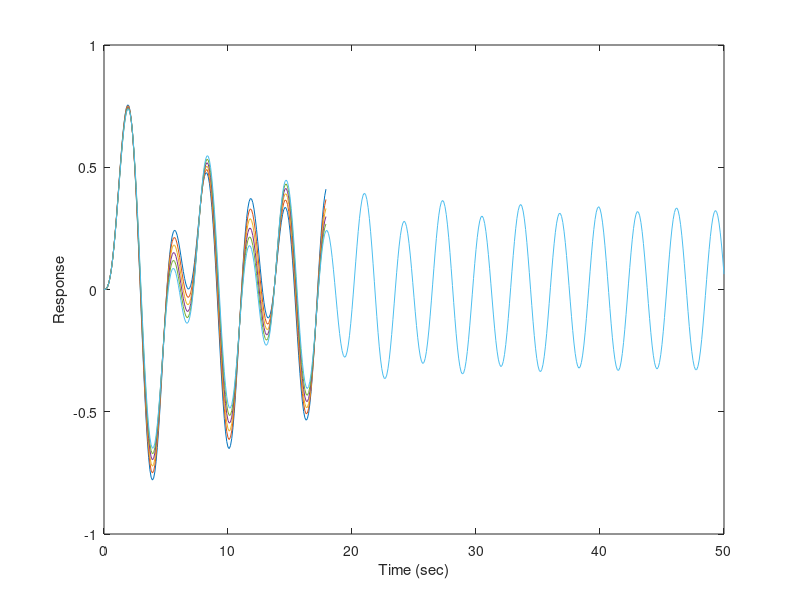
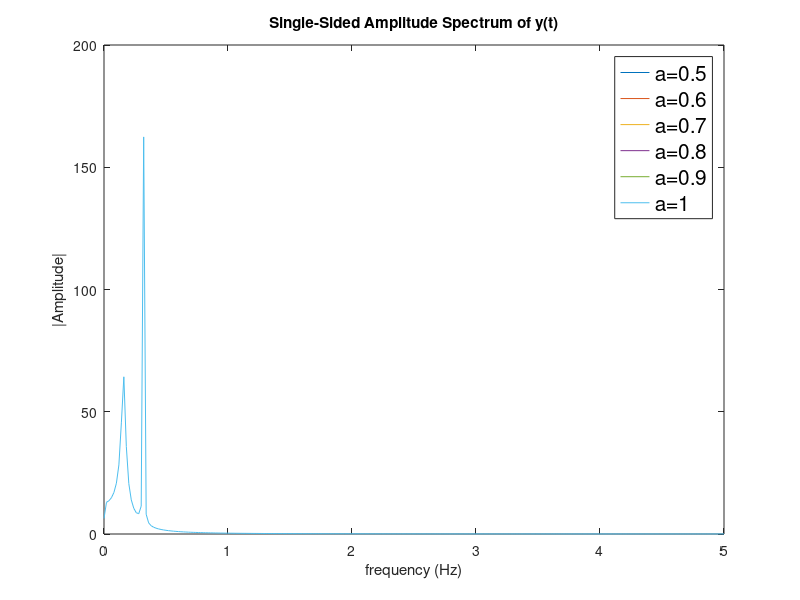

These figures' MATLAB source, in order:
%% mD^2x(t)+cD^ax(t)+kx(t)=F(t)
clc
clear all
%% Values of m, c, k, alpha, t0, T
m=1;
c=0.2;
k=1;
wn=sqrt(k/m);
t0=0;
T=50;
n=500;
h=(T-t0)/n;
A=1;
% for W=0:0.1:4
    % Forcing function
    W=2;
    F=A*sin(W*(t0:h:T));
    % Initial Conditions
    y(1)=0;
    y(2)=y(1)+(0*h);
%     a=0.5;
    for a=0.5:0.1:1
        warning('off','all');
        for j=1:n
            w(j)=((-1)^j)*((gamma(a+1))/((gamma(j+1))*(gamma(a-j+1))));
        end
        for i=3:n+1
            B=0;
            for j=2:i
                B=B+(w(j-1)*y(i+1-j));
            end
            y(i)=(((h^2*(F(i)-k*y(i-1)))+(m*(2*y(i-1)-y(i-2)))-(c*h^(2-a)*B))/(m+(c*(h^(2-a)))));
        end
%     % finding daf
%     z=y(((7*n)/8):n);
%     zmax=max(abs(z));
%     daf(single((100*W)+1))=((k/A)*(zmax));
% figure(1);
% r=(0:0.01:5)/wn;
% plot(r,daf);
    figure(5);
    plot(t0:h:T,y);
    xlabel('Time (sec)');
    ylabel('Response');
    hold on
%% finding timeperiod
%     [X,t]=findpeaks(y,t0:h:T);
%     Td=diff(t);
%% fft
Fs=1/T;
L=size(y,2);
Y=fft(y);
P2 = abs(Y);
P1 = P2(1:L/2+1);
P1(2:end-1) = 2*P1(2:end-1);
figure(6);
f = 0:Fs:1/(2*h);
plot(f,P1); 
title('Single-Sided Amplitude Spectrum of y(t)');
xlabel('frequency (Hz)');
ylabel('|Amplitude|');
hold on;
% P1(16:18)=0;
% filtered_signal=ifft(P1);
% figure(5);
% plot(0:2*h:T,filtered_signal);
    end
leg=legend('a=0.5','a=0.6','a=0.7','a=0.8','a=0.9','a=1','refline');
set(leg,'fontsize',15);
%% Table preparation
% [X1,f1]=findpeaks(P1,f);
% fprintf(' %f  \n',f1(1));
% fprintf(' %f  \n',X1(2));
% fprintf(' %f  \n',X1(1)/X1(2));
% end
% figure(1);
% legend('a=0.5','a=0.6','a=0.7','a=0.8','0.9','a=1');
% figure(2);
% legend('a=0.5','a=0.6','a=0.7','a=0.8','0.9','a=1');


